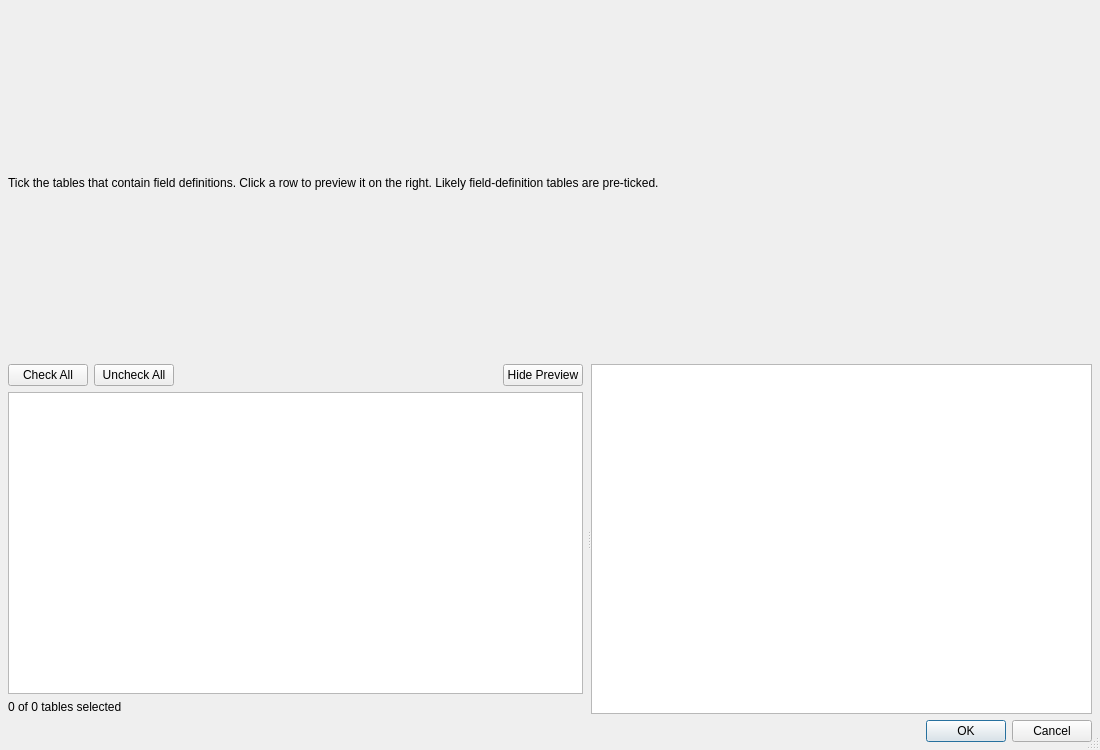
<?xml version="1.0" encoding="UTF-8"?>
<ui version="4.0">
 <class>IcdTablePickerDialog</class>
 <widget class="QDialog" name="IcdTablePickerDialog">
  <property name="geometry"><rect><x>0</x><y>0</y><width>1100</width><height>750</height></rect></property>
  <property name="minimumSize"><size><width>700</width><height>450</height></size></property>
  <property name="windowTitle"><string>Select ICD Tables</string></property>
  <property name="sizeGripEnabled"><bool>true</bool></property>
  <layout class="QVBoxLayout" name="rootLayout">
   <property name="spacing"><number>6</number></property>
   <property name="leftMargin"><number>8</number></property>
   <property name="topMargin"><number>8</number></property>
   <property name="rightMargin"><number>8</number></property>
   <property name="bottomMargin"><number>8</number></property>
   <item>
    <widget class="QLabel" name="lblInfo">
     <property name="text"><string>Tick the tables that contain field definitions. Click a row to preview it on the right. Likely field-definition tables are pre-ticked.</string></property>
     <property name="wordWrap"><bool>true</bool></property>
    </widget>
   </item>
   <item>
    <widget class="QSplitter" name="splitter">
     <property name="orientation"><enum>Qt::Horizontal</enum></property>
     <property name="childrenCollapsible"><bool>false</bool></property>
     <widget class="QWidget" name="leftPanel">
      <layout class="QVBoxLayout" name="leftLayout">
       <property name="leftMargin"><number>0</number></property>
       <property name="topMargin"><number>0</number></property>
       <property name="rightMargin"><number>4</number></property>
       <property name="bottomMargin"><number>0</number></property>
       <item>
        <layout class="QHBoxLayout" name="btnLayout">
         <item><widget class="QPushButton" name="btnCheckAll"><property name="text"><string>Check All</string></property></widget></item>
         <item><widget class="QPushButton" name="btnUncheckAll"><property name="text"><string>Uncheck All</string></property></widget></item>
         <item><spacer name="btnSpacer"><property name="orientation"><enum>Qt::Horizontal</enum></property><property name="sizeHint" stdset="0"><size><width>40</width><height>20</height></size></property></spacer></item>
         <item><widget class="QPushButton" name="btnTogglePreview"><property name="text"><string>Hide Preview</string></property></widget></item>
        </layout>
       </item>
       <item>
        <widget class="QTableWidget" name="tblTables">
         <property name="selectionBehavior"><enum>QAbstractItemView::SelectRows</enum></property>
         <property name="editTriggers"><set>QAbstractItemView::NoEditTriggers</set></property>
         <property name="alternatingRowColors"><bool>true</bool></property>
        </widget>
       </item>
       <item>
        <widget class="QLabel" name="lblSummary">
         <property name="text"><string>0 of 0 tables selected</string></property>
        </widget>
       </item>
      </layout>
     </widget>
     <widget class="QTextBrowser" name="txtPreview">
      <property name="openLinks"><bool>false</bool></property>
      <property name="minimumSize"><size><width>200</width><height>0</height></size></property>
     </widget>
    </widget>
   </item>
   <item>
    <widget class="QDialogButtonBox" name="buttonBox">
     <property name="orientation"><enum>Qt::Horizontal</enum></property>
     <property name="standardButtons"><set>QDialogButtonBox::Cancel|QDialogButtonBox::Ok</set></property>
    </widget>
   </item>
  </layout>
 </widget>
 <resources/>
 <connections/>
</ui>
